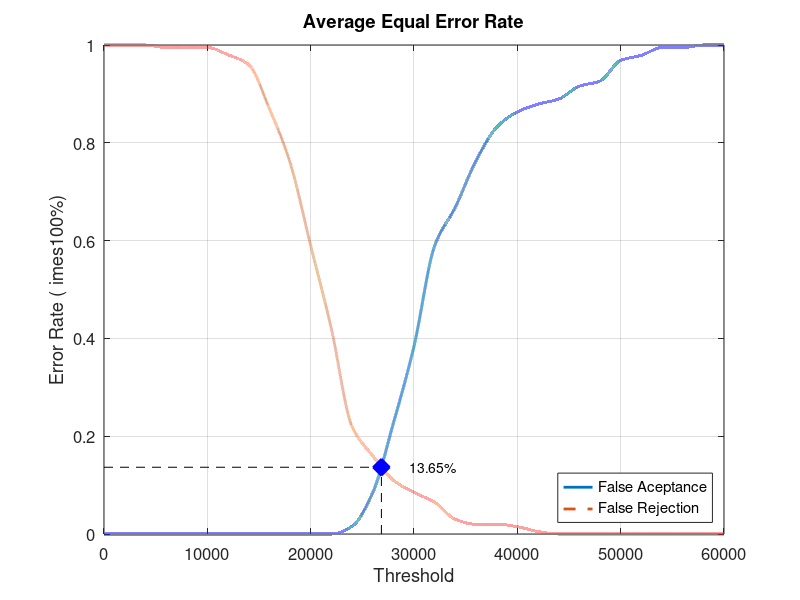
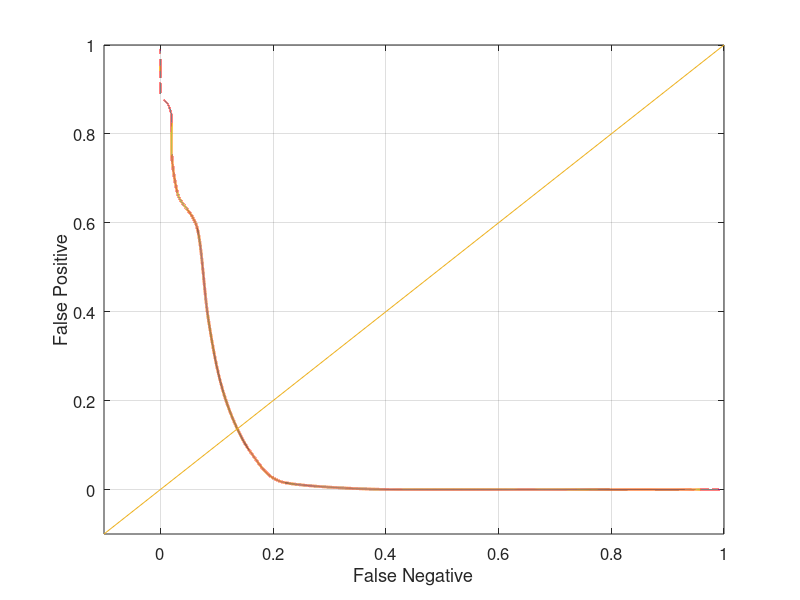

Here is the MATLAB script that generated these plots, in order:
close all;
clear;
clc;
x = 0:2000:60000;
xq = 0:0.5:60000;

y0 = [0 0 0 0 0 0 0 0 0 0 0 0 0.0157895 0.0842105 0.226316 0.384211 0.589474 0.668421 0.763158 0.831579 0.863158 0.878947 0.889474 0.915789 0.926316 0.968421 0.978947 0.994737 0.994737 1 1]
yy0 = interp1(x, y0, xq, 'pchip');
y1 = [1 1 1 0.995 0.995 0.995 0.98 0.96 0.87 0.76 0.59 0.42 0.22 0.16 0.11 0.085 0.065 0.03 0.02 0.02 0.015 0.005 0 0 0 0 0 0 0 0 0]
yy1 = interp1(x, y1, xq, 'pchip');

% Calculating EER: 
y2 = abs(y0 - y1);
find(y2 == min(y2))
yy2 = abs(yy0 - yy1);
xEER = find(yy2 == min(yy2));
xEERIndex = xq(xEER) % X-axis EER
yEER = yy0(xEER) % Y-axis EER

main = figure
plot(xq, yy0,'-','LineWidth', 2);	hold on
plot(xq, yy1,'--','LineWidth', 2);	hold on
plot([xEERIndex xEERIndex], [0 yEER], 'k--');	hold on
plot([0 xEERIndex], [yEER yEER], 'k--');	hold on
plot(xEERIndex, yEER, 'bx', 'LineWidth', 10);	hold on
text(xEERIndex + 10 * xEERIndex / 100, yEER, [num2str(round((10000 * yEER)) / 100) '%'])
legend('False Aceptance', 'False Rejection', 'Location', 'SouthEast')
xlabel('Threshold')
ylabel('Error Rate (	imes100%)')
title('Average Equal Error Rate')
set(gca, 'FontSize', 12)
axis([0 60000 0 1])
grid on

print(main, 'Database4_1Main', '-dpng');
FNRxFPR = figure('Color', [1 1 1]);
plot(yy1, yy0, '-', yy1, yy0, 'LineWidth', 2);
hold on
y = -0.1:0.1:1
plot(y, y); 
set(gca, 'FontSize', 12)
xlabel('False Negative')
ylabel('False Positive')
axis([-0.1 1 -0.1 1])
set(gca, 'FontSize', 12)
grid on

print(FNRxFPR, 'Database4_1FNRxFPR','-dpng');
